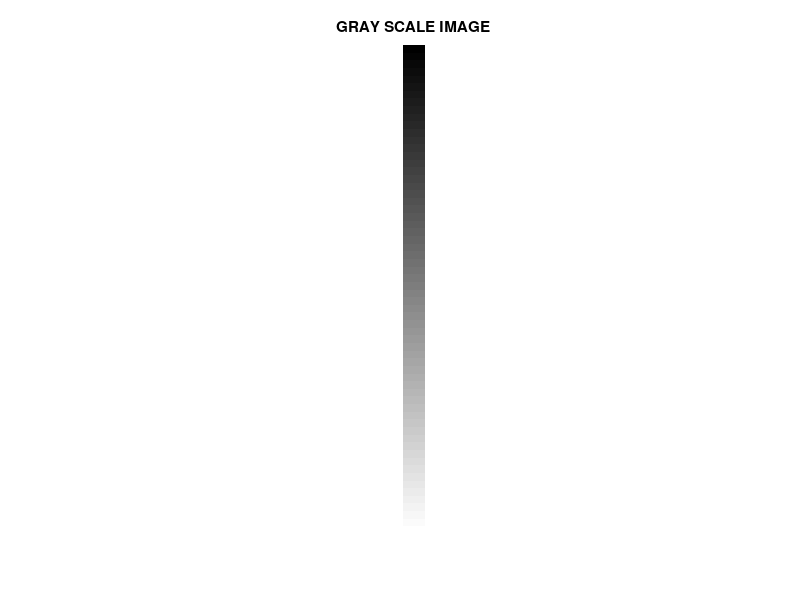
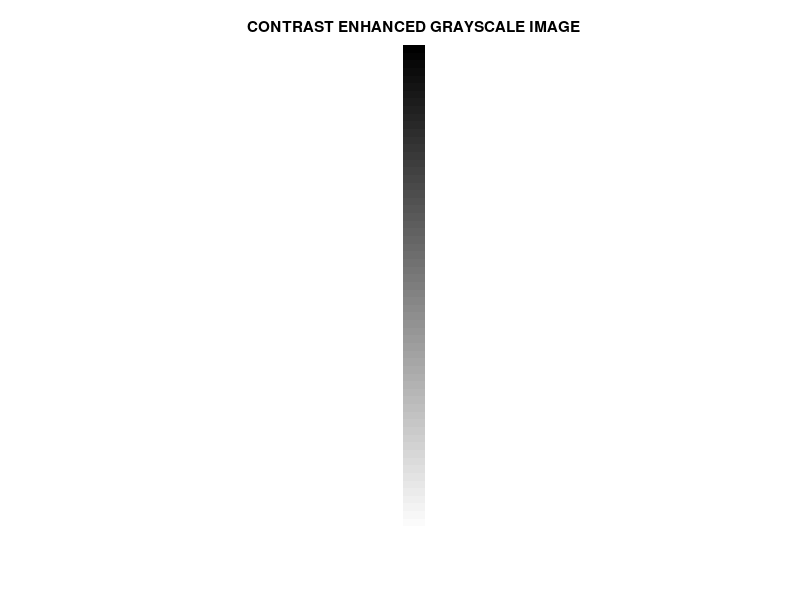
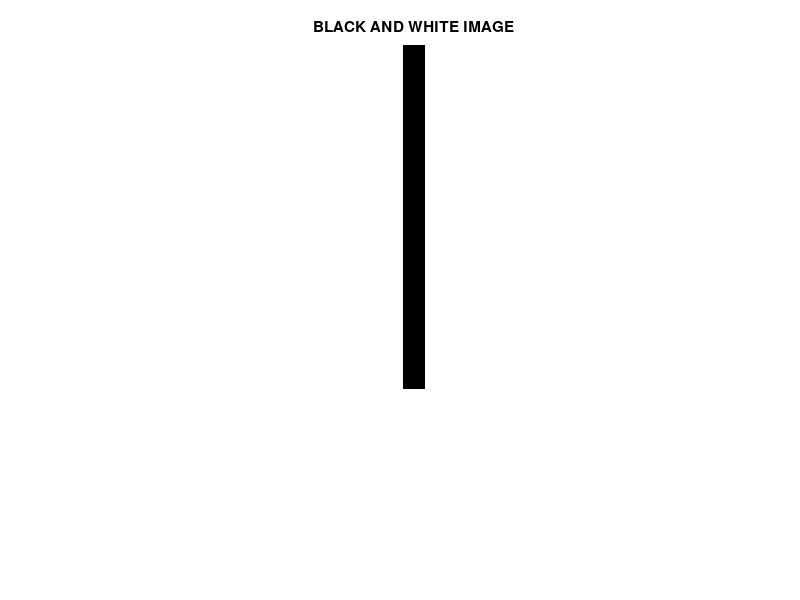
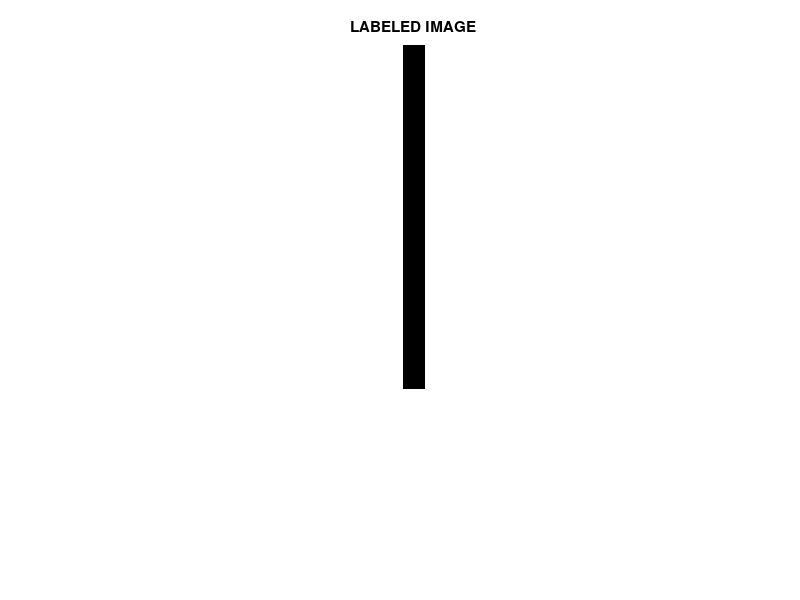

The MATLAB source for these figures, in order: (Note: this script raises an error after producing the figures.)
%%% BRAIN TUMOUR  DETECTION AND CLASSIFICATION)%%% 

clc;

close all;

clear all;

warning('off','all');

%%TO READ THE INPUT IMAGE%%%

[FileName,PathName] = uigetfile('*.jpg;*.png;*.bmp','Pick an MRI Image');
if isequal(FileName,0)||isequal(PathName,0)
    warndlg('User Press Cancel');
else
    
a = imread([PathName,FileName]);
figure,imshow(a),title('INPUT IMAGE');

%%%%%%%TO RESIZE THE INPUT IMAGE%%%%%%
a=imresize(a,[256 256]);
figure,imshow(a),title('RESIZED INPUT IMAGE');

%%%%%%TO CONVERT THE RESIZED INPUT IMAGE INTO GRAYSCALE IMAGE%%%%%%
[m n o]=size(a);
if o==3
    gray=rgb2gray(a);
else 
    gray=a;
end
end
 figure,imshow(gray),title('GRAY SCALE IMAGE');


%%%%%%%REGION BASED SEGMENTATION%%%%%%%
   
%%%%%TO ADJUST THE GRAY IMAGE%%%%%
bw1=imadjust(gray);
figure,imshow(bw1),title('CONTRAST ENHANCED GRAYSCALE IMAGE');
    
%%CONVERT TO BLACK AND WHITE IMAGE%%%
bw=im2bw(bw1,0.7);

figure,imshow(bw),title('BLACK AND WHITE IMAGE');

    
% %%LABEL THE BLACK AND WHITE IMAGE%%%
label=bwlabel(bw);

figure,imshow(label),title('LABELED IMAGE');
 
    %%%%SELECT THE REGION PROPERTY%%%%
      %%%%%TO CALL THE ALL PROPERTIES%%%%%
stats=regionprops(label,'all');
     
%%%%%TAKE  IMPORTANT PROPERTIES%%%%%%
area=[stats.Area];
centroid=[stats.Centroid];
majorAxisLength=[stats.MajorAxisLength];
minorAxisLength=[stats.MinorAxisLength];
eccentricity=[stats.Eccentricity];
orientation=[stats.Orientation];
filledArea=[stats.FilledArea];
equivdiameter=[stats.EquivDiameter];
density=[stats.Solidity];
perimeter=[stats.Perimeter];

%%%%%%FROM THE ALL PROPERTIES WE CHOOSE 'AREA' AND 'DENSITY' %%%%%%
 
%%%%CHOOSE THE HIGH DENSE AREA%%%%
high_dense_area=density>0.3;
  
%%%%CHOOSE THE MAX AREA WITH HIGH DENSITY%%%%
max_area=max(area(high_dense_area));
 
%%%%FIND THE MAXIMUM AREA%%%%
tumour_label=find(area==max_area);
  
%%%%LABEL THAT THE MAXIMUM AREA%%%%
tumour=ismember(label,tumour_label);

%%%%%%%DILATE  THE TUMOR AREA%%%%%%
se=strel('square',8);
tumour=imdilate(tumour,se);

 
%%%%TO SHOW THE TUMOR AREA ALONE%%%%%
figure,imshow(tumour,[]),title('TUMOR ALONE IMAGE');

 %%%%%TO SHOW THE DETECTED TUMOR IN THE INPUT IMAGE%%%%
[B,L]=bwboundaries(tumour,'noholes');
figure,imshow(a,[]);
hold on
for  i=1:length(B)
    plot(B{i}(:,2),B{i}(:,1),'g','linewidth',1.5)
end
title('DETECTED TUMOUR IMAGE')
hold off



%%%TO PLOT THE INPUT IMAGE,TUMOUR ALONE IMAGE ,AND DETECTED TUMOR ON INPUT IMAGE%%%
figure,
subplot(1,3,1),imshow(a,[]),title('INPUT TUMOR IMAGE');
subplot(1,3,2),imshow(tumour,[]),title('TUMOUR ALONE IMAGE');
[B,L]=bwboundaries(tumour,'noholes');
subplot(1,3,3),imshow(a,[]);
hold on
for  i=1:length(B)
    plot(B{i}(:,2),B{i}(:,1),'g','linewidth',1.5)
end
title('TUMOUR DETECTED')
hold off
set(gcf, 'Position', get(0,'Screensize'));


%%%%FEATURE EXTRACTION BY PCA AND GLCM%%%%%

  %%FEATURE EXTRACTION BY PCA(PRINCIPAL COMPONENT ANALYSIS)%%%

 signal1=tumour(:,:);
[cA1,cH1,cV1,cD1] = dwt2(signal1,'db4');
[cA2,cH2,cV2,cD2] = dwt2(cA1,'db4');
[cA3,cH3,cV3,cD3] = dwt2(cA2,'db4');
DWT_feat = [cA3,cH3,cV3,cD3];
G = pca(DWT_feat);


   %%%%%FEATURE EXTRACTION BY GLCM(GRAY LEVEL CO-OCCURENCE MATRIX)%%%%%
g = graycomatrix(G);
stats = graycoprops(g,'Contrast Correlation Energy Homogeneity');
Contrast = stats.Contrast;
Correlation = stats.Correlation;
Energy = stats.Energy;
Homogeneity = stats.Homogeneity;
Mean = mean2(G);
Standard_Deviation = std2(G);
Entropy = entropy(G);
RMS = mean2(rms(G));
Skewness = skewness(G);
Variance = mean2(var(double(G)));
a = sum(double(G(:)));
Smoothness = 1-(1/(1+a));
Kurtosis = kurtosis(double(G(:)));
Skewness = skewness(double(G(:)));

%%% Inverse Difference Movement%%%
m = size(G,1);
n = size(G,2);
in_diff = 0;
for i = 1:m
    for j = 1:n
        temp = G(i,j)./(1+(i-j).^2);
        in_diff = in_diff+temp;
    end
end
IDM = double(in_diff);
feat_disease1 = [Contrast,Correlation,Energy,Homogeneity, Mean, Standard_Deviation, Entropy, RMS, Variance, Smoothness, Kurtosis, Skewness, IDM];


%%%%%%% Color Texture Feature Extraction(LBP) FOR TUMOR ALONE IMAGE%%%
%%%%% step 1: Local Binary Patterns 
feat_LBP = extractLBPFeatures(tumour);
grayImage = tumour;
localBinaryPatternImage1 = zeros(size(grayImage));
[row col] = size(grayImage);
for r = 2 : row - 1   
	for c = 2 : col - 1    
		centerPixel = grayImage(r, c);
		pixel7 = grayImage(r-1, c-1) > centerPixel;  
		pixel6 = grayImage(r-1, c) > centerPixel;   
		pixel5 = grayImage(r-1, c+1) > centerPixel;  
		pixel4 = grayImage(r, c+1) > centerPixel;     
		pixel3 = grayImage(r+1, c+1) > centerPixel;    
		pixel2 = grayImage(r+1, c) > centerPixel;      
		pixel1 = grayImage(r+1, c-1) > centerPixel;     
		pixel0 = grayImage(r, c-1) > centerPixel;       
		localBinaryPatternImage1(r, c) = uint8(...
			pixel7 * 2^7 + pixel6 * 2^6 + ...
			pixel5 * 2^5 + pixel4 * 2^4 + ...
			pixel3 * 2^3 + pixel2 * 2^2 + ...
			pixel1 * 2 + pixel0);
	end  
end 

% figure,imshow(localBinaryPatternImage1),title('LBP TUMOR-ALONE IMAGE'); 



%%%%%% COMBINE THE TWO FEATURES %%%%%%%

feat_disease=[feat_disease1 feat_LBP];


%%%%LOAD ALL THE FEATURES%%%%
load featurebrain1.mat



 
 
%%%%%SVM CLASSIFICATION%%%%%

test1 = zeros(1,4);
test1(1:2)= 1;
test1(3:4)=2;
A=svmtrain(feature_final1,test1);
result=svmclassify(A,feat_disease);

if result==1
    
    stats=regionprops(tumour,'all');
    area=[stats.Area];
    
    if(area<1000)
        
    msgbox('BENIGN TUMOR');
    warndlg('normal stage');
    disp('BENIGN TUMOR-normal stage');
    
    elseif(area>=1000&&area<2000)
        
        msgbox('BENIGN TUMOR');
         warndlg('medium stage');
         disp('BENIGN TUMOR-medium stage');
    
    elseif(area>=2000)
        msgbox('BENIGN TUMOR');
        warndlg('severe stage');
        disp('BENIGN TUMOR- stage');
        
    end
    
elseif result==2
    
    stats=regionprops(tumour,'all');
    area=[stats.Area];
    
    if(area<5000)
        
    msgbox('MALIGNANT TUMOR');
    warndlg('normal stage');
    disp('MALIGNANT TUMOR-normal stage');
    
    elseif(area>=5000&&area<10000)
        
        msgbox('MALIGNANT TUMOR');
         warndlg('medium stage');
        disp('MALIGNANT TUMOR-medium stage');
        
    elseif(area>=10000)
        msgbox('MALIGNANT TUMOR');
        warndlg('severe stage');
    disp('MALIGNANT TUMOR- stage');
    
    end
    
end


%%%%%%%%%%%%%%%%%%%%%%%%%%%%%%%%%%%%%%%%%%%%%%%%%%%%%%%%%%%%%%%%%%%%%%%%%%%%%%%%%%%%%%%%%%%%%%




